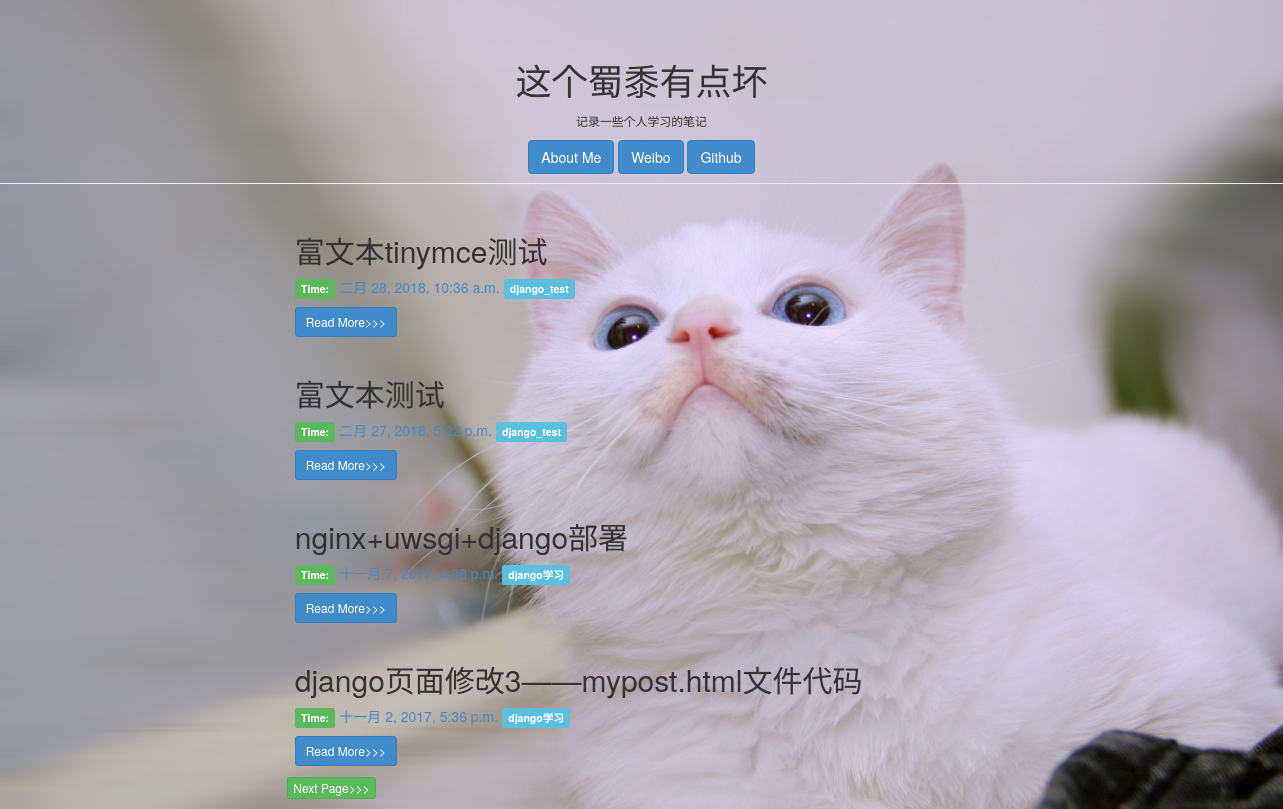
The page / on the database its author committed.
### article/models.py (models this page shows, shortened)
class Article(models.Model):
    title = models.CharField(max_length = 100)
    category = models.CharField(max_length = 50,blank = True)
    date_time = models.DateTimeField(auto_now_add = True)
    update_time = models.DateTimeField('update-time',auto_now = True,null = True)
    content = models.TextField(blank = True,null = True)
    class Meta:
        ordering = ['-date_time']

### article/views.py (the view)
# urls.py: 2. Add a URL to urlpatterns:  url(r'^$', views.home, name='home')
def home(request):
    posts = Article.objects.all()  #获取全部的Article对象
    paginator = Paginator(posts, 4) #每页显示4个
    page = request.GET.get('page')
    try :
        post_list = paginator.page(page)
    except PageNotAnInteger :
        post_list = paginator.page(1)
    except EmptyPage :
        post_list = paginator.paginator(paginator.num_pages)
    return render(request, 'myhome.html', {'post_list' : post_list})

### article/templates/myhome.html (shortened to what this page needs)
{% extends "mybase.html" %}
{% block content %}
    {% for post in post_list %}
        <section>
            <div class="row">
            <header>
            <div class="col-md-offset-3 col-sm-12 col-md-12">
                <h2>{{ post.title }}</h2>
            </div>
            <p class="col-md-offset-3 col-sm-12 col-md-12">
                <span class="label label-success" >Time:</span> <a href="#">{{ post.date_time }}</a>
                <a href="#"><span class="label label-info">{{ post.category }}</span></a>
                <div class=" col-md-offset-3 col-sm-12 col-md-12">
                    <a href="/{{ post.id }}">
                       <button type="button" class="btn btn-primary btn-sm"> Read More>>> </button>
                    </a>
                </div>
            </p>
            </header>
            </div>
        </section>
    {% endfor %}
      {% if post_list.object_list and post_list.paginator.num_pages > 1 %}
      <div class="col-md-offset-3" >
      {% if post_list.has_next %}
            <a href="?page={{ post_list.next_page_number }}">
                <button type="button" class="btn btn-success btn-xs">Next Page>>> </button>
            </a>
      {% endif %}
      </div>
    {% endif %}
{% endblock %}

### article/templates/mybase.html (style rules this page uses)
body { background-size:cover; }

### rows shown on the page
Article: title "富文本tinymce测试", date_time "二月 28, 2018, 10:36 a.m.", category "django_test"
Article: title "富文本测试", date_time "二月 27, 2018, 5:22 p.m.", category "django_test"
Article: title "nginx+uwsgi+django部署", date_time "十一月 7, 2017, 4:08 p.m.", category "django学习"
Article: title "django页面修改3——mypost.html文件代码", date_time "十一月 2, 2017, 5:36 p.m.", category "django学习"
